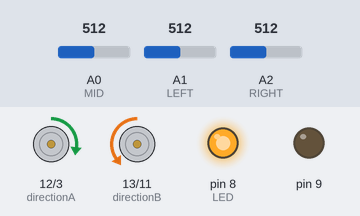
A sketch run on a simulated Arduino Uno, built with avr-gcc and run on an emulated ATmega328P. Shown: direction and speed pins drawn as motors (green arrow = direction pin HIGH = forward, orange = LOW = backward, longer = more drive), output pins drawn as LEDs (lit = HIGH). The test bench sets the inputs (shaded band); at power-on: A0 (MID) = 512, A2 (RIGHT) = 512, A1 (LEFT) = 512. What the sketch prints to the serial monitor is not drawn.

Above: at 1.2 s.
1.3 s: A0 (MID) set to 43
4.3 s: A0 (MID) set to 35
At 5.1 s:
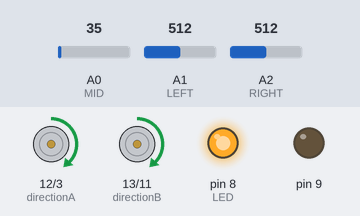
5.8 s: A2 (RIGHT) set to 43
7.3 s: A2 (RIGHT) set to 36
At 7.8 s:
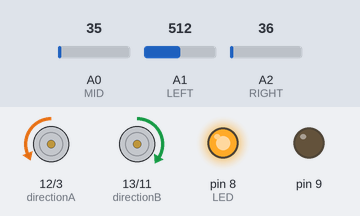
8.8 s: A1 (LEFT) set to 111
11.8 s: A1 (LEFT) set to 94
Timing chart, 0 to 14.3 s (numbered marks = the images above; inputs shaded):
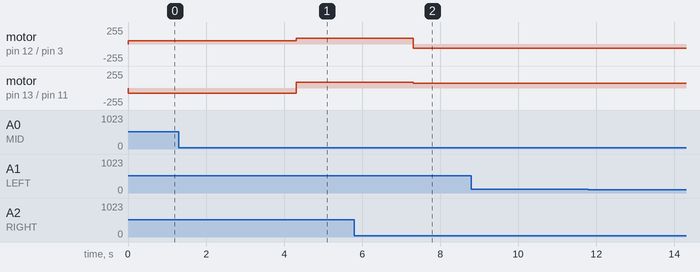

The sketch:

CharjaCode.ino
```cpp
//motor values
int speedA = 3;
int directionA = 12;
int speedB = 11;
int directionB =13;

//LED values
const int LED = 8;

//sensor values
const int THRESHOLD = 40; //try fiddling
const int MID = A0;
const int LEFT = A1;
const int RIGHT = A2;
//light inputs for LDR reading
int midLight=0;
int leftLight=0;
int rightLight=0;

int prev=69; //0 for straight 1 for left, 2 for right

void setup() {
  //motor pin modes
  pinMode(directionA, OUTPUT);
  pinMode(directionB, OUTPUT);

  //LED pin modes
  pinMode(LED, OUTPUT);
  digitalWrite(LED, HIGH);

  //sensor pin modes
  pinMode(MID, INPUT_PULLUP);
  pinMode(LEFT, INPUT_PULLUP);
  pinMode(RIGHT, INPUT_PULLUP);
  pinMode(9, OUTPUT);
  Serial.begin(9600);
}

void loop() {
  // read the value from the sensor
  midLight = analogRead(MID);
  leftLight = analogRead(LEFT);
  rightLight = analogRead(RIGHT);
  // print the sensor reading so you know its range
  Serial.print(leftLight);
  Serial.print(" ");
  Serial.print(midLight);
  Serial.print(" ");
  Serial.print(rightLight);

  if(midLight > THRESHOLD) {//too far right middle LDR sees black
    //rotate left around left wheel
    digitalWrite(directionB,LOW);
    analogWrite(speedB,80);
    digitalWrite(directionA,HIGH);
    analogWrite(speedA,50);
    prev = 1;
  }

  else if(rightLight > THRESHOLD){//centered on the edge, middle LDR sees white, right LDR sees black
    //straight
    digitalWrite(directionB,HIGH);
    analogWrite(speedB,90);
    digitalWrite(directionA,HIGH);
    analogWrite(speedA,90);
    prev=0;
  }
    else { //too far left, middle and right sees white
    digitalWrite(directionB,HIGH);
    analogWrite(speedB,75);
    digitalWrite(directionA,LOW);
    analogWrite(speedA,65);
    prev=2;
  }

  delay(20);

}
```

Measured:
- the behaviour switches between 41 and 40 on A0 (MID) (found by bisection; images 0 and 1)
- the behaviour switches between 41 and 40 on A2 (RIGHT) (found by bisection; images 1 and 2)
- after the input at 1.3 s, every drawn part: stays the same
- after the input at 4.3 s, motor on pin 12 (directionA) / pin 3 (speedA): forward 50/255 → forward 90/255 at once; motor on pin 13 (directionB) / pin 11 (speedB): backward 80/255 → forward 90/255 at once
- after the input at 5.8 s, every drawn part: stays the same
- after the input at 7.3 s, motor on pin 12 (directionA) / pin 3 (speedA): forward 90/255 → backward 65/255 at once; motor on pin 13 (directionB) / pin 11 (speedB): forward 90/255 → forward 75/255 at once
- after the input at 8.8 s, every drawn part: stays the same
- after the input at 11.8 s, every drawn part: stays the same
